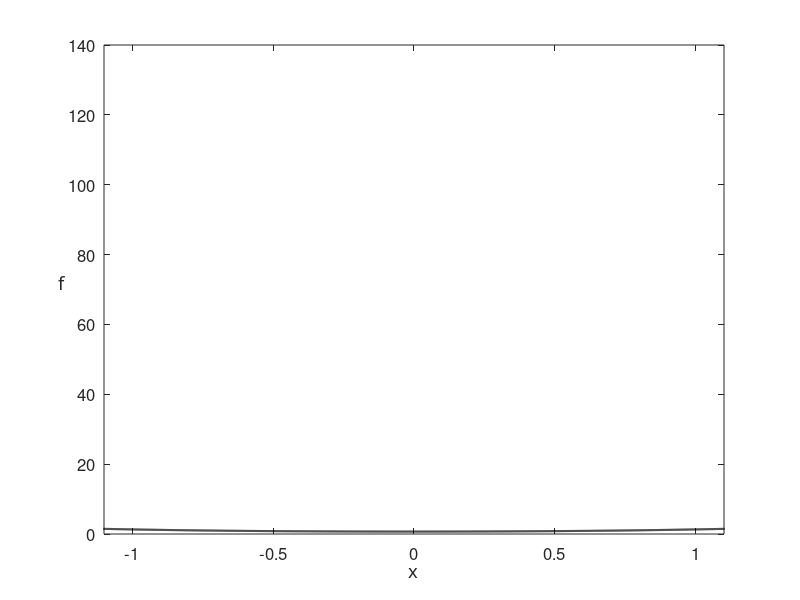

The MATLAB source for this figure: (Note: this script raises an error after producing the figure.)
function convex_hess_surrogate()
% convex_hess_surrogate.m is a toy wrapper to illustrate the path
% taken by Hessian descent (or Newton's method).  The steps are evaluated 
% at the objective, and then plotted.  For the first 5 iterations the
% quadratic surrogate used to transition from point to point is also plotted.
% The plotted points on the objective turn from green to red as the 
% algorithm converges (or reaches a maximum iteration count, preset to 50).
% The (convex) function here is
%
% f(x) = log(1 + exp(x^2))

%%% create function, choose initial point, to perform hessian descent on %%%
range = 1.1;    % symmetric range over which to plot the function
[a,b] = make_fun(range);
x0 = choose_starter(a,b,range);
disp(['You picked starting point x0 = ',num2str(x0)])

%%% perform hessian descent %%%
[x,in,out] = hessian_descent(x0);

%%% plot function with hessian descent objective evaluations %%%
plot_it_all(in,out,range)

% performs hessian descent
function [x,in,out] = hessian_descent(x)

    % initializations
    grad_stop = 10^-3;
    max_its = 50;
    iter = 1;
    grad_eval = 1;
    in = [x];
    out = [obj(x)];
    
    % main loop
    while abs(grad_eval) > grad_stop && iter <= max_its
        % take gradient step
        grad_eval = grad(x);
        hess_eval = hess(x);
        x = x - grad_eval/hess_eval;
        
        % update containers
        in = [in x];
        out = [out log(1 + exp(x^2))];

        % update stopers
        iter = iter + 1;
    end   
end

% evaluate the objective
function z = obj(y)
    z = log(1 + exp(y^2));
end 

% evaluate the gradient
function z = grad(y)
    z = (2*exp(y^2)*y)/(exp(y^2) + 1);
end 

% evaluate the hessian
function z = hess(y)
    z = (2*exp(y^2)*(2*y^2 + exp(y^2) + 1))/(exp(y^2) + 1)^2;
end 
       
% evaluate surrogate
function z = surrogate(y,x)
    z = obj(y) + grad(y)*(x - y) + 1/2*hess(y)*(x - y).^2;
end

% plot evaluation of descent steps 
function plot_steps(in,out)
    
    % colors for points
    s = (1/length(out):1/length(out):1)';
    colorspec = [s.^(1),flipud(s), zeros(length(out),1)];
    
    % plot initial point
    hold on
    plot(in(1),out(1),'o','Color',colorspec(1,:),'MarkerFaceColor',colorspec(1,:),'MarkerSize',6)
    text(in(1),out(1),num2str(0),'VerticalAlignment','bottom','HorizontalAlignment','right','FontSize',15)
    
    % plot first surrogate
    s_range = 0.5;
    s = in(2) - s_range:0.01:in(2) + s_range;
    t = surrogate(in(1),s);
    h = plot(s,t,'--','Color','m');
    
    for i = 1:length(out) - 1
            if i < 5
                pause(1.5)

                % plot point 
                hold on
                plot(in(i+1),out(i+1),'o','Color',colorspec(i,:),'MarkerFaceColor',colorspec(i,:),'MarkerSize',7)
               
                % plot iter number
                hold on
                text(in(i+1),out(i+1),num2str(i),'VerticalAlignment','bottom','HorizontalAlignment','right','FontSize',15)
                
                % plot surrogate
                if i < length(out) - 2
                    pause(0.5)
                    delete(h)
                    s_range = 0.5;
                    s = in(i+2) - s_range:0.01:in(i+2) + s_range;
                    t = surrogate(in(i+1),s);
                    hold on
                    pause(0.5)
                    h = plot(s,t,'--','Color','m');
                end
                
            end
        if i > 5 && i < 15 % just plot point so things don't get too cluttered
            pause(0.3)
            
            % show connector on obj function
            hold on
            plot([in(i),in(i + 1)],[out(i),out(i + 1)],'--','Color','b')

            % plot point
            hold on
            plot(in(i+1),out(i+1),'o','Color',colorspec(i,:),'MarkerFaceColor',colorspec(i,:),'MarkerSize',7)
        end
        if i >= 15 % just plot point so things don't get too cluttered
            pause(0.1)
            
            % show connector on obj function
            hold on
            plot([in(i),in(i + 1)],[out(i),out(i + 1)],'--','Color','b')
            
            % plot point
            plot(in(i+1),out(i+1),'o','Color',colorspec(i,:),'MarkerFaceColor',colorspec(i,:),'MarkerSize',7)
        end 
        if i == length(out) - 1
            hold on
            text(in(i+1),out(i+1),num2str(i),'VerticalAlignment','bottom','HorizontalAlignment','right','FontSize',15)
        end
    end
end

% makes desired function over -range*10 to range*10
function [a,b] = make_fun(range)
    a = [-range*10:0.001:range*10];
    b = log(1 + exp(a.^2));
end

% plots everything
function plot_it_all(in,out,range)
    % plot function first
    plot(a,b,'k','LineWidth',1.5)

    % adjust window for best visualization,remove possible infinity values
    % obtained from too big of learning rate grad descent steps
    ind = isnan(in);
    in(ind) = [];
    out(ind) = [];
    ind = isinf(out);
    in(ind) = [];
    out(ind) = [];
    axis([min([-range,in]) max([range,in]) (min(out) - 0.1) (max(out) + 0.1)])
    box on
    xlabel('x','Fontsize',18,'FontName','cmmi9')
    ylabel('f','Fontsize',18,'FontName','cmmi9')
    set(get(gca,'YLabel'),'Rotation',0)
    set(gcf,'color','w');
    set(gca,'FontSize',12);

    % plot grad descent steps evaluated at the objective
    plot_steps(in,out)
end

% allows selection of initial point
function z = choose_starter(a,b,r)
    % make window for point picking
    plot(a,b,'k','LineWidth',1.5)
    axis([-r r log(2) log(1 + exp(1))])
    title('Pick starting point!')
    box on
    xlabel('x','Fontsize',18,'FontName','cmmi9')
    ylabel('f','Fontsize',18,'FontName','cmmi9')
    set(get(gca,'YLabel'),'Rotation',0)
    set(gcf,'color','w');
    set(gca,'FontSize',12);

    % pick a point
    [z,w]=ginput(1);
    close gcf
end
end